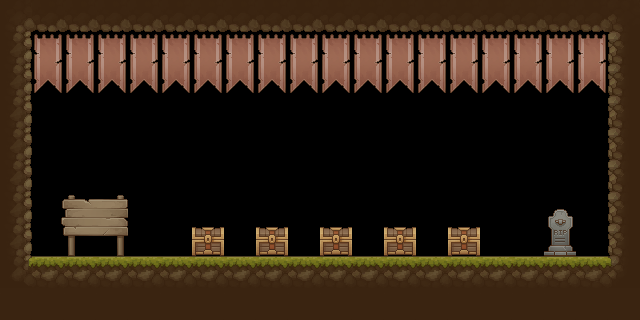

Below is a game level as drawn by its tile map, then a one-line description and the .tmx file that defines it, in full:
An orthogonal 20x10 tile map with 32x32 px tiles, 1 tile layer (Tile Layer 1), 2 tilesets and 5 objects (Player).

<map version="1.10" tiledversion="1.10.1" orientation="orthogonal" renderorder="right-down" width="20" height="10" tilewidth="32" tileheight="32" infinite="0" nextlayerid="4" nextobjectid="8">
 <tileset firstgid="1" source="estimation_land.tsx" />
 <tileset firstgid="257" source="estimation_land_props.tsx" />
 <layer id="1" name="Tile Layer 1" width="20" height="10">
  <data encoding="csv">
65,66,66,66,66,66,66,66,66,66,66,66,66,66,66,66,66,66,66,67,
81,501,501,501,501,501,501,501,501,501,501,501,501,501,501,501,501,501,501,83,
81,533,533,533,533,533,533,533,533,533,533,533,533,533,533,533,533,533,533,83,
81,726,0,0,729,730,0,0,0,0,0,0,0,0,0,0,0,0,0,83,
81,0,0,0,0,0,0,0,0,0,0,0,0,0,0,0,0,0,0,83,
81,0,0,0,0,0,0,0,0,0,0,0,0,0,0,0,0,0,0,83,
81,422,423,424,0,0,0,0,0,0,0,0,0,0,0,0,0,401,0,83,
81,454,455,456,857,0,836,0,836,0,836,0,836,0,836,0,0,433,0,83,
97,98,98,98,98,98,98,98,98,98,98,98,98,98,98,98,98,98,2,99,
18,18,18,18,18,18,18,18,18,18,18,18,18,18,18,18,18,18,18,18
</data>
 </layer>
 <objectgroup id="2" name="Spawnpoints">
  <object id="2" name="Player" type="Player" x="96" y="192" width="32" height="64" />
 </objectgroup>
 <objectgroup id="3" name="Collisions">
  <object id="3" x="30.083" y="258.299" width="577.917" height="61.7012" />
  <object id="4" x="0" y="0" width="32" height="320" />
  <object id="5" x="608" y="0" width="32" height="320" />
  <object id="6" x="32" y="0" width="576" height="32" />
 </objectgroup>
</map>
